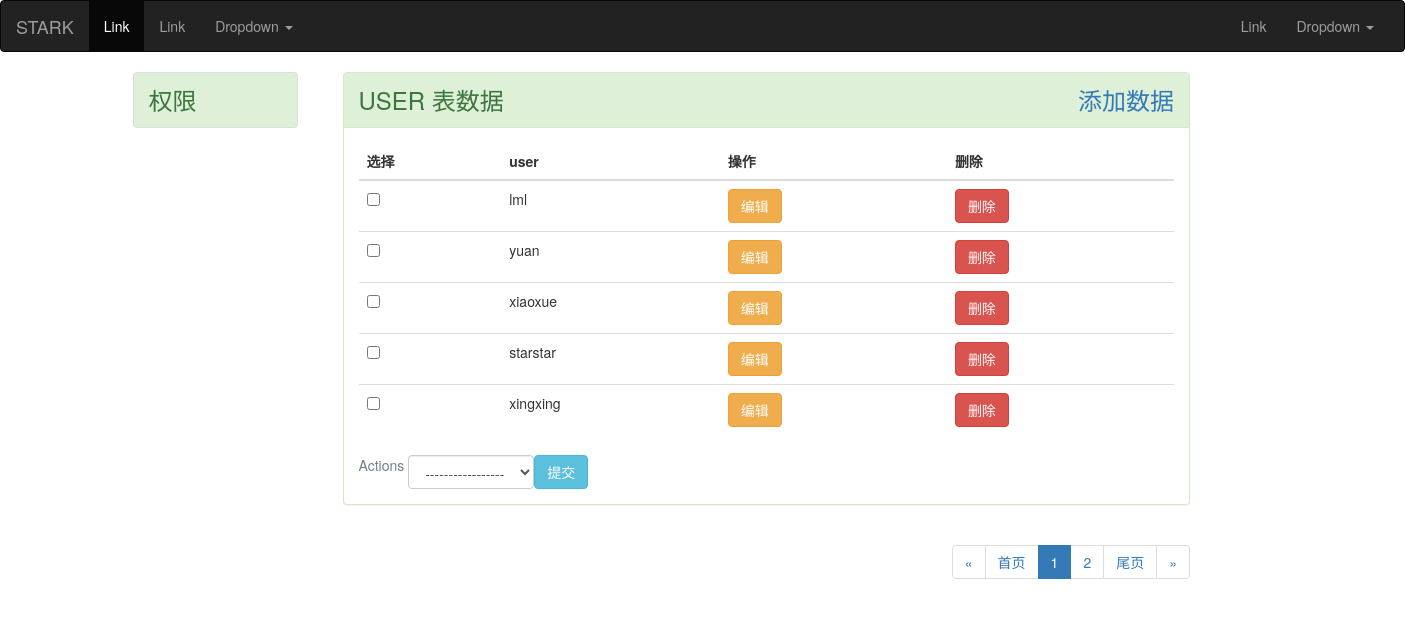
/stark/rbac/user/, run on the app's committed database.
### rbac/models.py (models this page shows)
class User(models.Model):
    user=models.CharField(max_length=32)
    pwd=models.CharField(max_length=32)
    roles=models.ManyToManyField("Role")
    def __str__(self):
        return self.user

### stark/service/sites.py (the view, shortened to what this page needs)
    def listview(self, request):
        data_list = self.model.objects.all()
        title = self.model._meta.model_name
        add_url = self.get_add_url()
        filter_condition = self.get_filter_condition(request)
        search_condition = self.get_search_condition(request)
        data_list = data_list.filter(search_condition).filter(filter_condition)
        showlist=ShowList(self, data_list, request)
        return render(request,"list_view.html", locals())

### stark/service/sites.py (called while the page is built, shortened)
    def get_new_actions(self):
        tmp = []
        tmp.extend(self.config_obj.actions)
        tmp.append(self.config_obj.patch_delete)
        new_actions = []
        for func in tmp:
            new_actions.append({
                "text": func.desc,
                "name": func.__name__
            })
        return new_actions

    def get_headers(self):
        header_list = []  # 表头
        for field_or_func in self.config_obj.new_list_display():
            if callable(field_or_func):
                val = field_or_func(self.config_obj, is_header=True)
            else:
                if field_or_func == "__str__":
                    val = self.config_obj.model._meta.model_name
                else:
                    field_obj = self.config_obj.model._meta.get_field(field_or_func)
                    '''  field_obj=
                app01.Book.title  app01.Book.price  app01.Book.publish app01.Book.authors
                    '''
                    val = field_obj.verbose_name
            header_list.append(val)
        return header_list

    def get_list_filter_links(self):
        list_filter_links = {}
        return list_filter_links

    def get_add_url(self):
        url_name = "%s_%s_add"%(self.app_label,self.model_name)
        _url = reverse(url_name)
        return _url

    def get_change_url(self, obj):
        url_name = "%s_%s_change" % (self.app_label, self.model_name)
        _url = reverse(url_name, args=(obj.pk,))
        return _url

    def get_del_url(self, obj):
        url_name = "%s_%s_del" % (self.app_label, self.model_name)
        _url = reverse(url_name, args=(obj.pk,))
        return _url

    def edit(self, obj=None, is_header=False):
        if is_header:
            return "操作"
        else:
            return mark_safe("<a href='%s' class='btn btn-warning btn-small'>编辑</a>"%self.get_change_url(obj))

    def delete(self, obj=None, is_header=False):
        if is_header:
            return "删除"
        else:
            return mark_safe("<a href='%s' class='btn btn-danger btn-small' >删除</a>"%self.get_del_url(obj))

    def checkbox(self, obj=None, is_header=False):
        if is_header:
            return "选择"
        else:
            return mark_safe("<input type='checkbox' name='pk_list' value=%s>"%obj.pk)

### stark/utils/page.py (called while the page is built)
    @property
    def start(self):
        return self.page_start_num

    @property
    def end(self):
        return self.page_end_num

### stark/templates/list_view.html (shortened to what this page needs)
{% extends "base.html" %}
{% block content %}
<div class="container">
    <div class="row">
        <div class="col-md-9 " role="main">
            <div class="panel panel-success">
                <div class="panel-heading">
                    <span style="font-size: x-large;">{{ title|upper }} 表数据
                        <a class="pull-right" href="{{ add_url }}">添加数据</a></span>
                </div>
                <div class="panel-body">
                    <form action="" method="post">
                        <table class="table table-hover">
                            <thead>
                            <tr>
                                {% for item in showlist.get_headers %}
                                    <th>{{ item }}</th>
                                {% endfor %}
                            </tr>
                            </thead>
                            <tbody>
                            {% for data in showlist.get_body %}
                                <tr>
                                    {% for item in data %}
                                        <td>
                                            {{ item }}
                                        </td>
                                    {% endfor %}
                                </tr>
                            {% endfor %}
                            </tbody>
                        </table>
                    <span class="pull-left" style="color: slategray;">Actions&nbsp</span>
                    <div class="pull-left">
                        <select name="action" class="form-control form-inline pull-left" >
                            <option value="">-----------------</option>
                        </select>
                    </div>
                    <button class="btn btn-info">提交</button>
                     </form>
                </div>
            </div>
            <div class="pull-right">
                {{ showlist.pagination.ret_html| safe }}
            </div>
        </div>
        <div class="col-md-3" role="complementary">
        </div>
    </div>
</div>
{% endblock %}

### stark/templates/base.html (shortened to what this page needs)
<!DOCTYPE html>
<html lang="en">
<head>
    <link rel="stylesheet" href="/static/bootstrap-3.3.7/css/bootstrap.css">
    <link rel="stylesheet" href="/static/bootstrap-3.3.7/css/bootstrap.min.css">
</head>
<body>
<nav class="navbar navbar-inverse">
    <div class="container-fluid">
        <div class="navbar-header">
            <a class="navbar-brand" href="#">STARK</a>
        </div>
        <div class="collapse navbar-collapse" id="bs-example-navbar-collapse-1">
            <ul class="nav navbar-nav">
                <li class="active"><a href="#">Link <span class="sr-only">(current)</span></a></li>
                <li><a href="#">Link</a></li>
                <li class="dropdown">
                    <a href="#" class="dropdown-toggle" data-toggle="dropdown" role="button" aria-haspopup="true"
                       aria-expanded="false">Dropdown <span class="caret"></span></a>
                </li>
            </ul>
            <ul class="nav navbar-nav navbar-right">
                <li><a href="#">Link</a></li>
                <li class="dropdown">
                    <a href="#" class="dropdown-toggle" data-toggle="dropdown" role="button" aria-haspopup="true"
                       aria-expanded="false">Dropdown <span class="caret"></span></a>
                </li>
            </ul>
        </div>
    </div>
</nav>
<div class="container">
    <div class="row">
        <div class="col-md-2">
            <ul class="list-group">
                <li class="list-group-item list-group-item-success" style="font-size: x-large;">权限</li>
            </ul>
        </div>
        <div class="col-md-8">
            {% block content %}
            {% endblock %}
        </div>
    </div>
</div>
</body>

### stark/templates/base.html (style rules this page uses)
.active { color: red; }

### data on the page
User: data "lml"
User: data "yuan"
User: data "xiaoxue"
User: data "starstar"
User: data "xingxing"

### other printed values
{{ title|upper }} "USER"
{{ item }} "选择" "user" "操作" "删除"
{{ item }} "编辑" "删除" "编辑" "删除" "编辑" "删除" "编辑" "删除" "编辑" "删除"
{{ showlist.pagination.ret_html| safe }} "« 首页 1 2 尾页 »"
